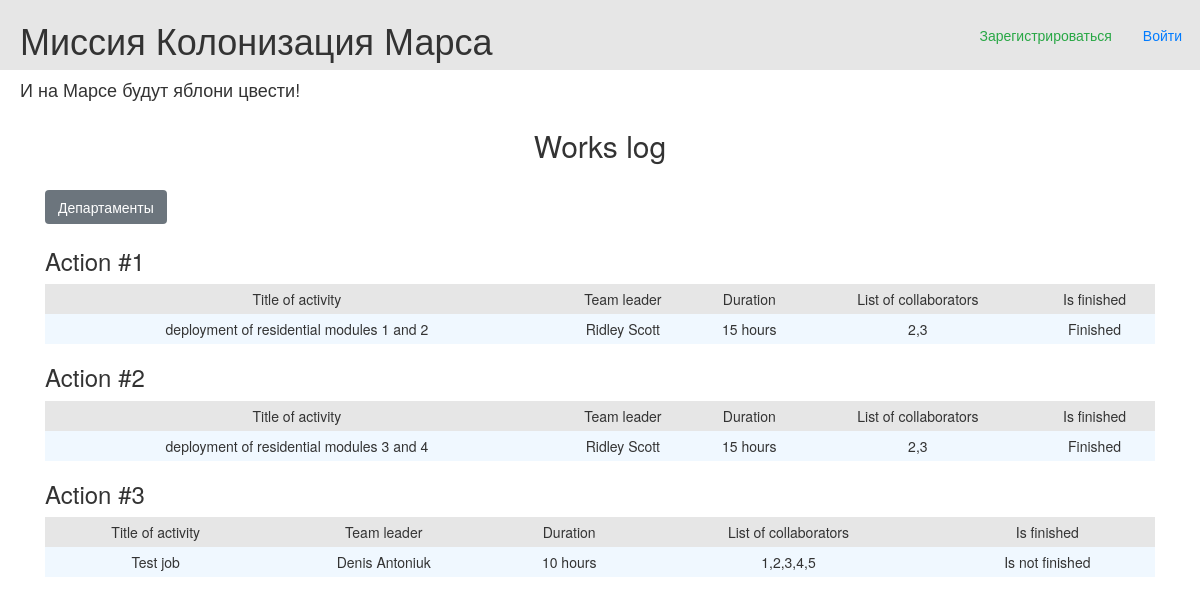
Before: / with the older database file.
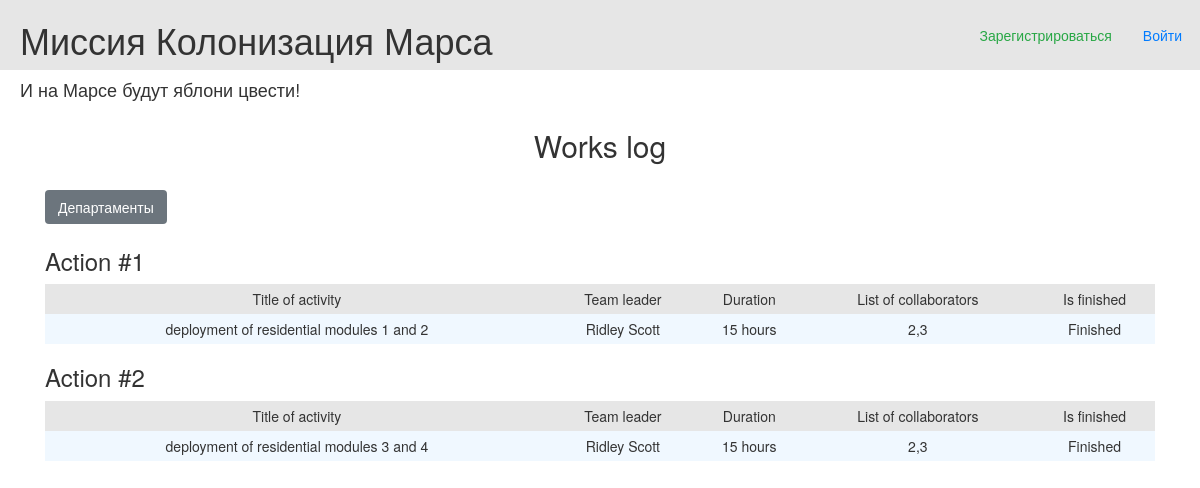
After: the same page with the newer database file.
### data/jobs.py (models this page shows)
class Job(SqlAlchemyBase, SerializerMixin):
    __tablename__ = 'jobs'
    id = sqlalchemy.Column(sqlalchemy.Integer,
                           primary_key=True, autoincrement=True)
    team_leader_id = sqlalchemy.Column(sqlalchemy.Integer,
                                       sqlalchemy.ForeignKey("users.id"))
    team_leader = orm.relationship('User')
    job = sqlalchemy.Column(sqlalchemy.String, nullable=True)
    work_size = sqlalchemy.Column(sqlalchemy.Integer, nullable=True)
    collaborators = sqlalchemy.Column(sqlalchemy.String, nullable=True)
    start_date = sqlalchemy.Column(sqlalchemy.DateTime, default=datetime.datetime.now())
    end_date = sqlalchemy.Column(sqlalchemy.DateTime)
    is_finished = sqlalchemy.Column(sqlalchemy.Boolean, default=False)

### data/users.py (models this page shows, shortened)
class User(SqlAlchemyBase, UserMixin, SerializerMixin):
    __tablename__ = 'users'
    id = sqlalchemy.Column(sqlalchemy.Integer,
                           primary_key=True, autoincrement=True)
    surname = sqlalchemy.Column(sqlalchemy.String, nullable=True)
    name = sqlalchemy.Column(sqlalchemy.String, nullable=True)
    age = sqlalchemy.Column(sqlalchemy.Integer, nullable=True)
    position = sqlalchemy.Column(sqlalchemy.String, nullable=True)
    speciality = sqlalchemy.Column(sqlalchemy.String, nullable=True)
    address = sqlalchemy.Column(sqlalchemy.String, nullable=True)
    email = sqlalchemy.Column(sqlalchemy.String,
                              index=True, unique=True, nullable=True)
    hashed_password = sqlalchemy.Column(sqlalchemy.String, nullable=True)
    city_from = sqlalchemy.Column(sqlalchemy.String, nullable=True)
    modified_date = sqlalchemy.Column(sqlalchemy.DateTime,
                                      default=datetime.datetime.now)

### main.py (the view)
@app.route('/')
def works_log():
    jobs = db_sess.query(Job).all()
    return render_template('jobs.html', title='Журнал работ', jobs=jobs)

### templates/jobs.html (shortened to what this page needs)
{% extends 'base.html' %}
{% block content %}
    <h2 align="center">Works log</h2>
    <div class="edit_jobs">
        <a href="/departments" class="btn btn-secondary">Департаменты</a>
    </div>
    {% for job in jobs %}
        <h3>Action #{{ loop.index }}</h3>
        <table class="tbl">
            <tr class="mn">
                <td>Title of activity</td>
                <td>Team leader</td>
                <td>Duration</td>
                <td>List of collaborators</td>
                <td>Is finished</td>
            </tr>
            <tr>
                <td>{{ job.job }}</td>
                <td>{{ job.team_leader.name }} {{ job.team_leader.surname }}</td>
                <td>{{ job.work_size }} hours</td>
                <td>{{ job.collaborators }}</td>
                <td>{% if job.is_finished == 0 %} Is not finished {% else %} Finished {% endif %}</td>
            </tr>
        </table>
    {% endfor %}
{% endblock %}

### templates/base.html (shortened to what this page needs)
<!doctype html>
<html lang="en">
<head>
    <link rel="stylesheet"
          href="https://stackpath.bootstrapcdn.com/bootstrap/4.4.1/css/bootstrap.min.css"
>
    <link rel="stylesheet" type="text/css" href="/static/css/style.css">
    <link rel="stylesheet"
        type="text/css"
        href="https://maxcdn.bootstrapcdn.com/bootstrap/3.3.5/css/bootstrap-theme.min.css">
    <link rel="stylesheet"
        type="text/css"
        href="https://maxcdn.bootstrapcdn.com/bootstrap/3.3.5/css/bootstrap.min.css">
</head>
<body>
<div class="first_line">
    <h1 class="first_line_content">Миссия Колонизация Марса</h1>
    {% if current_user.is_authenticated %}
        <a href="/logout" role="button" class="user_name">{{ current_user.name }}</a>
    {% else %}
        <a class="btn btn-outline-primary" href="/login" role="button">Войти</a>
        <a class="btn btn-outline-success" href="/register" role="button">Зарегистрироваться</a>
    {% endif %}
</div>
<h4>И на Марсе будут яблони цвести!</h4>
<main role="main" class="container">
    {% block content %}{% endblock %}
</main>
</body>
</html>

### static/css/style.css (style rules this page uses)
h4 { padding-left: 20px; color: #e6e6e6; }
tr.mn { text-align: center; background-color: #e6e6e6; }
.tbl { width: 100%; text-align: center; background-color: aliceblue; line-height: 30px; }
.first_line { padding-left: 20px; background-color: #e6e6e6 }
a { display: inline-block; float: right; margin-right: 5px; margin-top: 1.25em; }
.first_line_content { display: inline-block; }
.edit_jobs { display: inline-block; }

Changed rows visible on the page:
removed Job: job "Test job", team_leader.name "Denis", team_leader.surname "Antoniuk", work_size "10", collaborators "1,2,3,4,5", is_finished "Is not finished"
